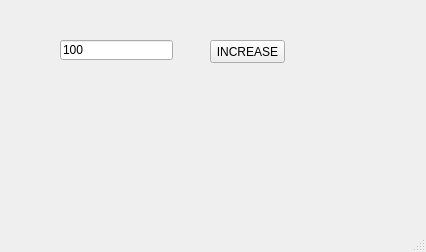
<?xml version="1.0" encoding="UTF-8"?>
<ui version="4.0">
 <class>MainWindow</class>
 <widget class="QMainWindow" name="MainWindow">
  <property name="geometry">
   <rect>
    <x>0</x>
    <y>0</y>
    <width>426</width>
    <height>252</height>
   </rect>
  </property>
  <property name="windowTitle">
   <string>MainWindow</string>
  </property>
  <widget class="QWidget" name="centralwidget">
   <widget class="QPushButton" name="pb">
    <property name="geometry">
     <rect>
      <x>210</x>
      <y>40</y>
      <width>75</width>
      <height>23</height>
     </rect>
    </property>
    <property name="text">
     <string>INCREASE</string>
    </property>
   </widget>
   <widget class="QLineEdit" name="lineEdit">
    <property name="geometry">
     <rect>
      <x>60</x>
      <y>40</y>
      <width>113</width>
      <height>20</height>
     </rect>
    </property>
    <property name="text">
     <string>100</string>
    </property>
   </widget>
  </widget>
  <widget class="QMenuBar" name="menubar">
   <property name="geometry">
    <rect>
     <x>0</x>
     <y>0</y>
     <width>426</width>
     <height>21</height>
    </rect>
   </property>
  </widget>
  <widget class="QStatusBar" name="statusbar"/>
 </widget>
 <resources/>
 <connections/>
</ui>
